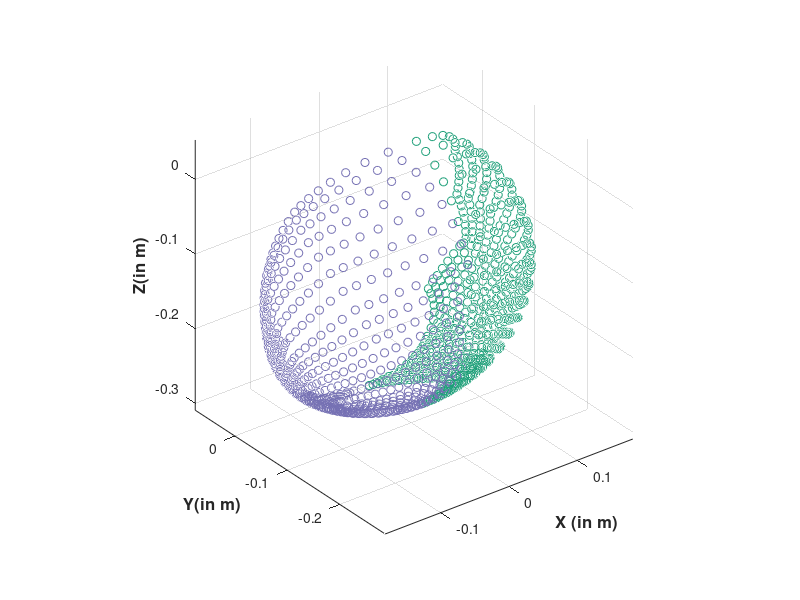

Reproduce this figure in MATLAB. (Note: this script raises an error after producing the figure.)
%%% PLOTS FOR BR2 %%%

%% BR2 anaytical workspace

load('Control valves_2/endpoints_31cm.mat');

plot3(endpoints_31cm(:,1),endpoints_31cm(:,2),endpoints_31cm(:,3),'o','Color',[27 158 119]/255);
axis equal
grid on
xlabel 'X'
ylabel 'Y'
zlabel 'Z'

% right side of the BR2
hold on
plot3(-endpoints_31cm(:,1),endpoints_31cm(:,2),endpoints_31cm(:,3),'o','Color',[117 112 179]/255);
axis equal
grid on
xlabel ('X (in m)','FontSize',12,'FontWeight','bold')
ylabel ('Y(in m)','FontSize',12,'FontWeight','bold')
zlabel ('Z(in m)','FontSize',12,'FontWeight','bold')

% 21_0 plot
shape = cosserat_full_mod([.0166,.0029,10.344,.001],.1194,[0;0;3*1e-3]*10,31e-2,1,101);
exp_data = shape;
shape1 = plot3(exp_data(:,1),exp_data(:,2),-exp_data(:,3),'-','Color',[217,95,2]/255,'LineWidth',5);
shape1.Color(4) = .8;

% home position
shape = cosserat_full_mod([.0166,.0029,0 ,0],.1194,[0;0;3*1e-3]*10,31e-2,1,101);
exp_data = shape;
shape2 = plot3(exp_data(:,1),exp_data(:,2),-exp_data(:,3),':','Color',[217,95,2]/255,'LineWidth',5);
shape2.Color(4) = .8;
% legend('CW','ACW','B21R0','Home')

% axis properties

set(gca,'linewidth',2,'FontSize',12)


font_size = 12;
f_width = 4.5;
f_height = 4.5;
font_rate=10/font_size;
set(gcf,'Position',[100   200   round(f_width*font_rate*144)   round(f_height*font_rate*144)])

%%  Plots for BR workspaces (volume)

c = categorical({'P1','P2','P3'});
Volume = [2.6109e-4, 2.053e-3,4.36e-3];
bar(c,Volume)
ylabel 'Workspace (in m^{3})'
set(gca,'linewidth',2,'FontSize',12)


font_size = 12;
f_width = 3;
f_height = 3;
font_rate=10/font_size;
set(gcf,'Position',[100   200   round(f_width*font_rate*144)   round(f_height*font_rate*144)])

%%  Plots for BR workspaces (area)

c = categorical({'P1','P2','P3'});
Volume = [3.7829e-3, 2.0404e-2,4.3202e-2];
bar(c,Volume)
ylabel 'Area (in m^{2})'
ax = gca;
ax.YAxis.Exponent = -2;
set(gca,'linewidth',2,'FontSize',12)



font_size = 12;
f_width = 3;
f_height = 3;
font_rate=10/font_size;
set(gcf,'Position',[100   200   round(f_width*font_rate*144)   round(f_height*font_rate*144)])


